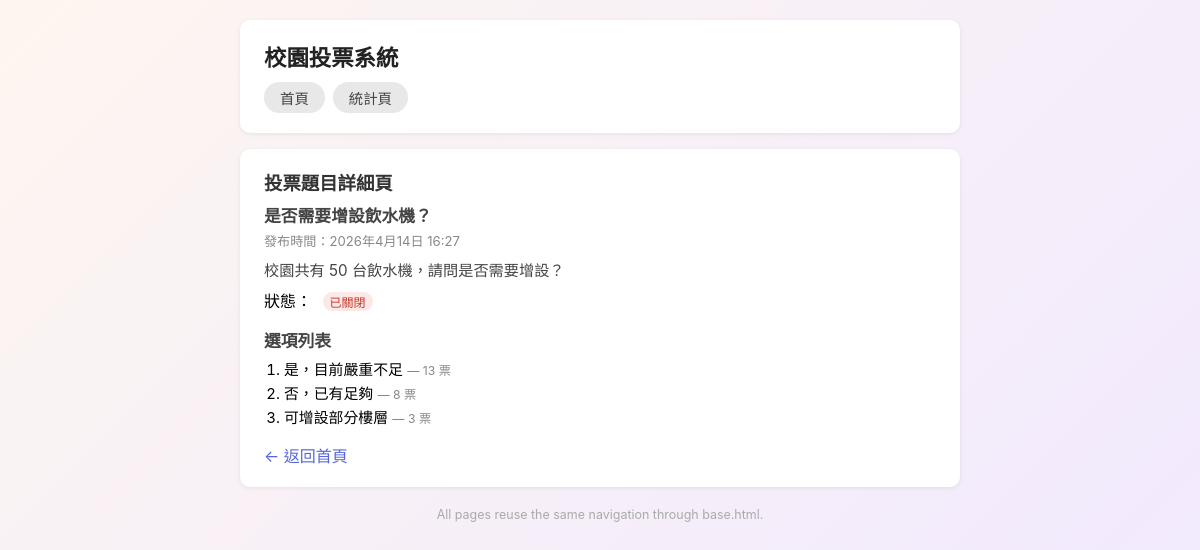
Screenshot of /question/2/ with the database file from the repository.
### polls/models.py (models this page shows, shortened)
class Question(models.Model):
    title = models.CharField(max_length=200, verbose_name='題目標題')
    pub_date = models.DateTimeField(verbose_name='發布時間')
    description = models.TextField(verbose_name='題目描述')
    is_open = models.BooleanField(default=True, verbose_name='是否開放')
    class Meta:
        ordering = ['pub_date']
        verbose_name = '投票題目'
        verbose_name_plural = '投票題目'

class Choice(models.Model):
    question = models.ForeignKey(
        Question,
        on_delete=models.CASCADE,
        verbose_name='所屬題目',
    )
    choice_text = models.CharField(max_length=200, verbose_name='選項文字')
    votes = models.IntegerField(default=0, verbose_name='票數')
    class Meta:
        ordering = ['-votes']
        verbose_name = '選項'
        verbose_name_plural = '選項'

### polls/views.py (the view)
# urls.py: path('question/<int:pk>/', views.question_detail, name='question_detail'),
def question_detail(request, pk):
    question = get_object_or_404(Question, pk=pk)
    choices = question.choice_set.all()
    context = {
        'question': question,
        'choices': choices,
    }
    return render(request, 'question_detail.html', context)

### templates/question_detail.html
{% extends "base.html" %}
{% block content %}
<div class="card">
    <h2>投票題目詳細頁</h2>
    <h3>{{ question.title }}</h3>
    <p class="tag">發布時間：{{ question.pub_date }}</p>
    <p style="margin: 8px 0; font-size:0.95em; color:#444;">{{ question.description }}</p>
    <p>
        狀態：
        {% if question.is_open %}
            <span class="badge">開放中</span>
        {% else %}
            <span class="badge badge-closed">已關閉</span>
        {% endif %}
    </p>
    <h3 style="margin-top:16px;">選項列表</h3>
    <ol>
    {% for choice in choices %}
        <li>
            {{ choice.choice_text }}
            <span class="tag">— {{ choice.votes }} 票</span>
        </li>
    {% empty %}
        <li style="color:#aaa;">目前沒有選項。</li>
    {% endfor %}
    </ol>
    <p style="margin-top:16px;">
        <a href="{% url 'polls:home' %}">← 返回首頁</a>
    </p>
</div>
{% endblock %}

### templates/base.html (style rules this page uses)
* { box-sizing: border-box; margin: 0; padding: 0; }
body { font-family: -apple-system, BlinkMacSystemFont, 'Segoe UI', sans-serif; background: linear-gradient(135deg, #fdf6f0 0%, #f0e8ff 100%); min-height: 100vh; padding: 20px; }
.card { background: #fff; border-radius: 10px; padding: 20px 24px; margin-bottom: 16px; box-shadow: 0 1px 4px rgba(0,0,0,0.08); }
h2 { font-size: 1.15em; color: #333; margin-bottom: 8px; }
h3 { font-size: 1.05em; color: #444; margin-bottom: 4px; }
ol { padding-left: 20px; margin: 6px 0; }
li { margin: 3px 0; font-size: 0.93em; }
.tag { font-size: 0.82em; color: #888; }
.badge { display: inline-block; font-size: 0.75em; padding: 1px 7px; border-radius: 10px; background: #e6f4ea; color: #2d6a4f; margin-left: 6px; }
.badge-closed { background: #fce8e6; color: #c0392b; }
a { color: #5566dd; text-decoration: none; }

### rows the page displays
Question: title "是否需要增設飲水機？", pub_date "2026年4月14日 16:27", description "校園共有 50 台飲水機，請問是否需要增設？"
Choice: choice_text "是，目前嚴重不足", votes "13"
Choice: choice_text "否，已有足夠", votes "8"
Choice: choice_text "可增設部分樓層", votes "3"
